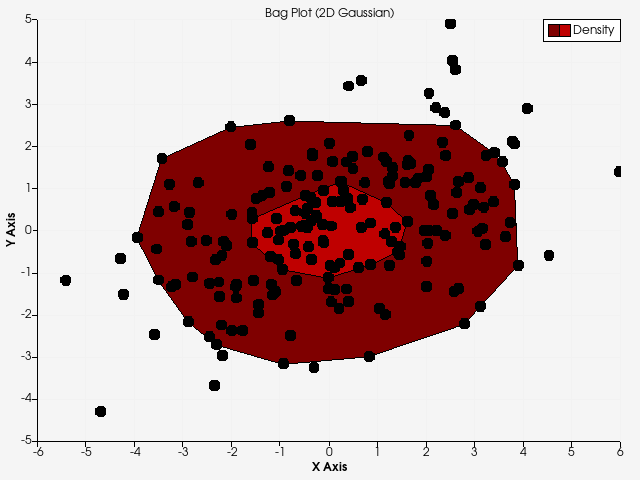

Here is the Python script that generated this plot:
#!/usr/bin/env python

# Bag plot (statistical contour plot) of 2D data using a chart overlay.

import math

# Factory overrides: importing these modules registers the OpenGL rendering
# and interaction style implementations for vtkRenderingCore factory classes.
import vtkmodules.vtkInteractionStyle  # noqa: F401
import vtkmodules.vtkRenderingContextOpenGL2  # noqa: F401
import vtkmodules.vtkRenderingOpenGL2  # noqa: F401

# VTK pipeline classes used in this example
from vtkmodules.vtkChartsCore import (
    vtkChart,
    vtkChartXY,
    vtkPlotBag,
)
from vtkmodules.vtkCommonCore import (
    vtkFloatArray,
    vtkMinimalStandardRandomSequence,
)
from vtkmodules.vtkCommonDataModel import vtkTable
from vtkmodules.vtkRenderingContext2D import vtkContextActor
from vtkmodules.vtkRenderingCore import (
    vtkRenderWindow,
    vtkRenderWindowInteractor,
    vtkRenderer,
)

# Colors (normalized RGB)
white_smoke_rgb = (0.961, 0.961, 0.961)

# Data: generate 2D Gaussian samples with correlation
rand_seq = vtkMinimalStandardRandomSequence()
rand_seq.SetSeed(99)

num_samples = 200

table = vtkTable()

arr_x = vtkFloatArray()
arr_x.SetName("X")
table.AddColumn(arr_x)

arr_y = vtkFloatArray()
arr_y.SetName("Y")
table.AddColumn(arr_y)

arr_density = vtkFloatArray()
arr_density.SetName("Density")
table.AddColumn(arr_density)

table.SetNumberOfRows(num_samples)
for i in range(num_samples):
    u1 = max(rand_seq.GetValue(), 1e-30)
    rand_seq.Next()
    u2 = rand_seq.GetValue()
    rand_seq.Next()
    # Box-Muller transform
    z0 = math.sqrt(-2.0 * math.log(u1)) * math.cos(2.0 * math.pi * u2)
    z1 = math.sqrt(-2.0 * math.log(u1)) * math.sin(2.0 * math.pi * u2)
    x = z0 * 2.0
    y = 0.5 * z0 + z1 * 1.5
    # Density: distance from center (used for bag depth)
    density = math.exp(-0.5 * (x * x / 4.0 + y * y / 2.25))
    table.SetValue(i, 0, x)
    table.SetValue(i, 1, y)
    table.SetValue(i, 2, density)

# Chart: create a bag plot
chart = vtkChartXY()
chart.SetTitle("Bag Plot (2D Gaussian)")
chart.SetShowLegend(True)

bag = vtkPlotBag()
bag.SetInputData(table, "X", "Y", "Density")
chart.AddPlot(bag)

# ContextActor: overlay the chart on the normal VTK rendering pipeline
context_actor = vtkContextActor()
context_actor.GetScene().AddItem(chart)

# Renderer: assemble the scene
renderer = vtkRenderer()
renderer.SetBackground(white_smoke_rgb)
renderer.AddActor(context_actor)
context_actor.GetScene().SetRenderer(renderer)

# Window: display the rendered scene
render_window = vtkRenderWindow()
render_window.AddRenderer(renderer)
render_window.SetWindowName("bag plot")
render_window.SetMultiSamples(0)
render_window.SetSize(640, 480)

# Interactor: handle mouse and keyboard events
render_window_interactor = vtkRenderWindowInteractor()
render_window_interactor.SetRenderWindow(render_window)

# Launch the interactive visualization
render_window_interactor.Initialize()
render_window_interactor.Start()
